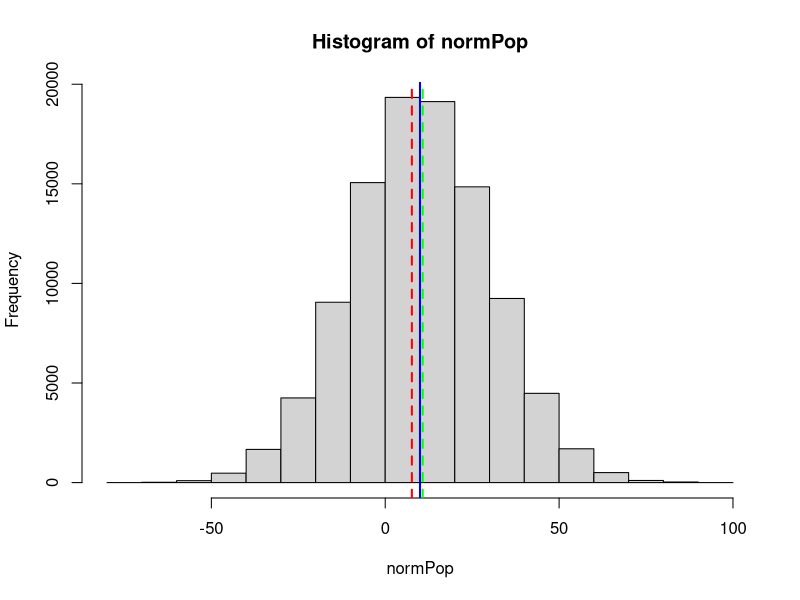

Recreate this plot in R.
## ---- chunk 1
normPop <- rnorm(1e5, mean = 10, sd = 20)

x <- sample(normPop, size = 5, replace = TRUE)
y <- sample(normPop, size = 100, replace = TRUE)

hist(normPop)
abline(v = 10, col = "blue", lwd = 2)
abline(v = mean(x), col = 'red', lty = 2, lwd = 2)
abline(v = mean(y), col = 'green', lty = 2, lwd = 2)
